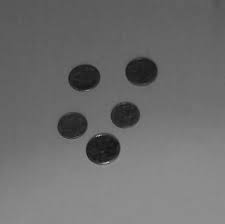
#> input picture Day-2/gray_images.jpeg, 225 x 224 px
$ python image_thresholding.py
#> lines starting #> are read from the running program, lines starting #| are printed output that depends on the picture; after the words box and inside, x2 and y2 are one past the last pixel; in counts of white or black regions, pixels touching at a corner belong together
import cv2
import matplotlib.pyplot as plt
img = cv2.imread('gray_images.jpeg')
#> img is the input picture: shape (224, 225, 3); min 16, max 188, mean 109.4
plt.imshow(img)
ret,img2 = cv2.threshold(img,80,255,cv2.THRESH_BINARY)
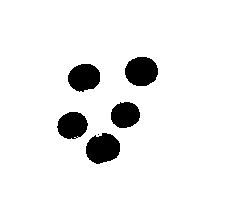
#> img2: shape (224, 225, 3); 93.1% white; 6 black regions (1 under 20 px), largest, box (x1, y1, x2, y2) and area: (86, 133, 120, 164) 797, (125, 57, 158, 86) 767, (68, 64, 100, 92) 697, (57, 112, 88, 139) 642, (111, 102, 140, 128) 598
plt.imshow(img2,cmap='gray')
plt.show()
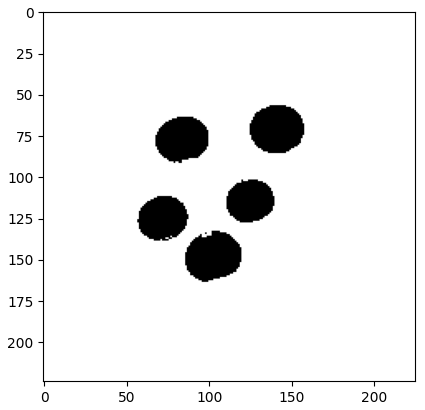
#> figure drawn by matplotlib, 1 panel
#cv2.imshow('IMG',img)
#cv2.waitKey(0)
#v2.destroyAllWindows()
